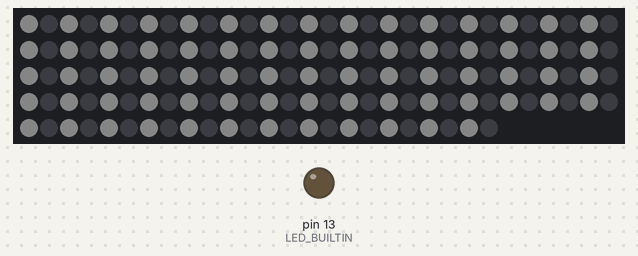
Bench run of a program on a simulated Arduino Micro, built with avr-gcc and run on an emulated ATmega32U4. Shown: 144 RGB LEDs in strip order, left to right, continuing on the next row, output pins drawn as LEDs (lit = HIGH). Dim RGB values are drawn brighter than linear; what the program prints to the serial monitor is not drawn.

Above: at 3.1 s.
At 3.6 s:
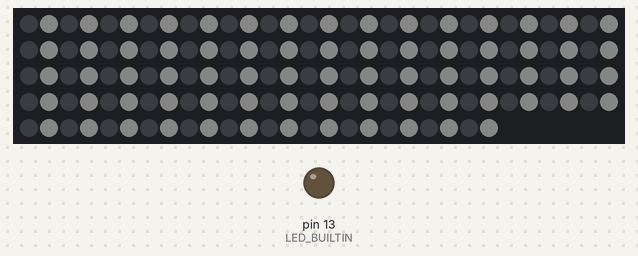

The program:

main.cpp
```cpp
#include <Arduino.h>
#include <MIDIUSB.h>
#include <FastLED.h>

#define LED_PIN     5
#define NUM_LEDS    144
#define BRIGHTNESS  8
#define LED_TYPE    WS2813
#define COLOR_ORDER GRB

CRGB leds[NUM_LEDS];

bool sustain_on = false;

void note_on(byte channel, byte pitch, byte velocity) {
    if ((pitch - 21) * 2 < NUM_LEDS) {
        // MIDI devices should reconise both note_off and note_on with 0 velocity as the same.
        leds[(pitch - 21) * 2] = velocity ? CRGB::White : CRGB::Black;
    }

    Serial.print("noteOn=");
    Serial.print(pitch);
    Serial.print(", channel=");
    Serial.print(channel);
    Serial.print(", velocity=");
    Serial.println(velocity);
}

void note_off(byte channel, byte pitch, byte velocity) {
    if ((pitch - 21) * 2 < NUM_LEDS) {
        leds[(pitch - 21) * 2] = CRGB::Black;
    }

    Serial.print("noteOff=");
    Serial.print(pitch);
    Serial.print(", channel=");
    Serial.print(channel);
    Serial.print(", velocity=");
    Serial.println(velocity);
}

void control(byte channel, byte control, byte value) {
    Serial.print("control=");
    Serial.print(control, HEX);
    Serial.print(", value=");
    Serial.print(value, HEX);
    Serial.print(", channel=");
    Serial.println(channel, HEX);

    switch (control) {
    case 0x7B:
        FastLED.clear(true);
        break;
    case 0x40:
        sustain_on = value >= 64;
        break;
    }
}

void print_unhandled(const midiEventPacket_t &rx)
{
    Serial.print("MIDI message: ");
    Serial.print(rx.header, HEX);
    Serial.print("-");
    Serial.print(rx.byte1, HEX);
    Serial.print("-");
    Serial.print(rx.byte2, HEX);
    Serial.print("-");
    Serial.println(rx.byte3, HEX);
}

void setup() {
    pinMode(LED_BUILTIN, OUTPUT);
    Serial.begin(9600);
    delay(3000);
    Serial.println("Starting...");
    FastLED.addLeds<LED_TYPE, LED_PIN, COLOR_ORDER>(leds, 144).setCorrection(TypicalLEDStrip);
    FastLED.setBrightness(BRIGHTNESS);

    for (int i = 0; i < NUM_LEDS; i++) {
        leds[i] = i % 2 == 0 ? CRGB::White: CRGB::Black;
    }

    FastLED.show();
    delay(500);

    for (int i = 0; i < NUM_LEDS; i++) {
        leds[i] = i % 2 != 0 ? CRGB::White : CRGB::Black;
    }

    FastLED.show();

    delay(500);

    FastLED.clear(true);

    FastLED.show();
    delay(500);
    Serial.println("Ready.");
}


void loop() {
    midiEventPacket_t rx;
    while(rx = MidiUSB.read(), rx.header) {
        switch (rx.header) {
            case 0x9:
            note_on(rx.byte1 & 0xF, rx.byte2, rx.byte3);
            break;

            case 0x8:
            note_off(rx.byte1 & 0xF, rx.byte2, rx.byte3);
            break;

            case 0xB:
            control(rx.byte1 & 0xF, rx.byte2, rx.byte3);
            break;

            default:
            print_unhandled(rx);
            break;
        }

        FastLED.show();
        MidiUSB.flush();
    }
}
```

Measured:
- what the display in image 0 shows lasts 0.5 s, from 3.0 s to 3.5 s
